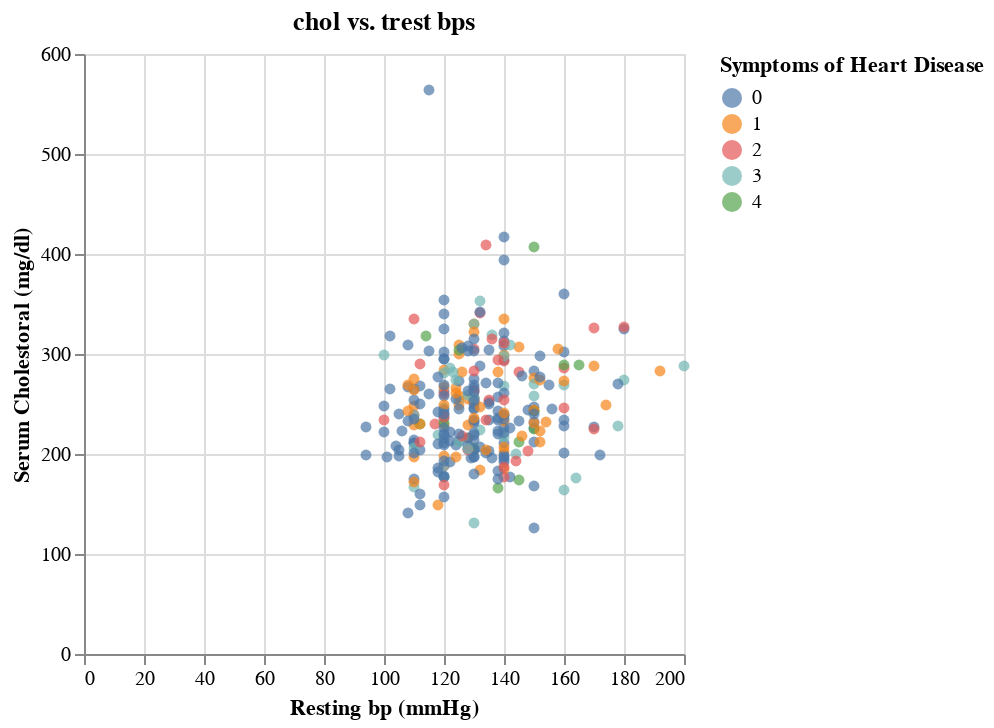

Source (notebook cell):
### Markdown cell above
From the counts we can see the data seems unbalanced and suggests we should either:
A) combine num (1-4) together and leave 0 so the data will be sorted as 0 and 1
with 0 being no symptoms and 1 being any sign of symptoms of heart disease
or B) create more data to balance the data set.

### Code cell
perim_concav = alt.Chart(heart_disease).mark_circle(opacity =0.7).encode(
    x=alt.X("trestbps").title("Resting bp (mmHg)"),
    y=alt.Y("chol").title("Serum Cholestoral (mg/dl)"),
    color=alt.Color("num:N").title("Symptoms of Heart Disease")
).properties(title='chol vs. trest bps')
perim_concav

### Figure 1 — Vega-Lite specification as saved in the notebook (floating-point values rounded to 4 significant figures; data arrays with more than 128 entries replaced by an {"elided": "..."} marker saying what was removed)
{"config": {"view": {"continuousWidth": 300, "continuousHeight": 300}}, "data": {"name": "data-9e6ddf12bc48ba267478d547b68f0b96"}, "mark": {"type": "circle", "opacity": 0.7}, "encoding": {"color": {"field": "num", "title": "Symptoms of Heart Disease", "type": "nominal"}, "x": {"field": "trestbps", "title": "Resting bp (mmHg)", "type": "quantitative"}, "y": {"field": "chol", "title": "Serum Cholestoral (mg/dl)", "type": "quantitative"}}, "title": "chol vs. trest bps", "$schema": "https://vega.github.io/schema/vega-lite/v5.16.3.json", "datasets": {"data-9e6ddf12bc48ba267478d547b68f0b96": {"elided": "303 records"}}}
